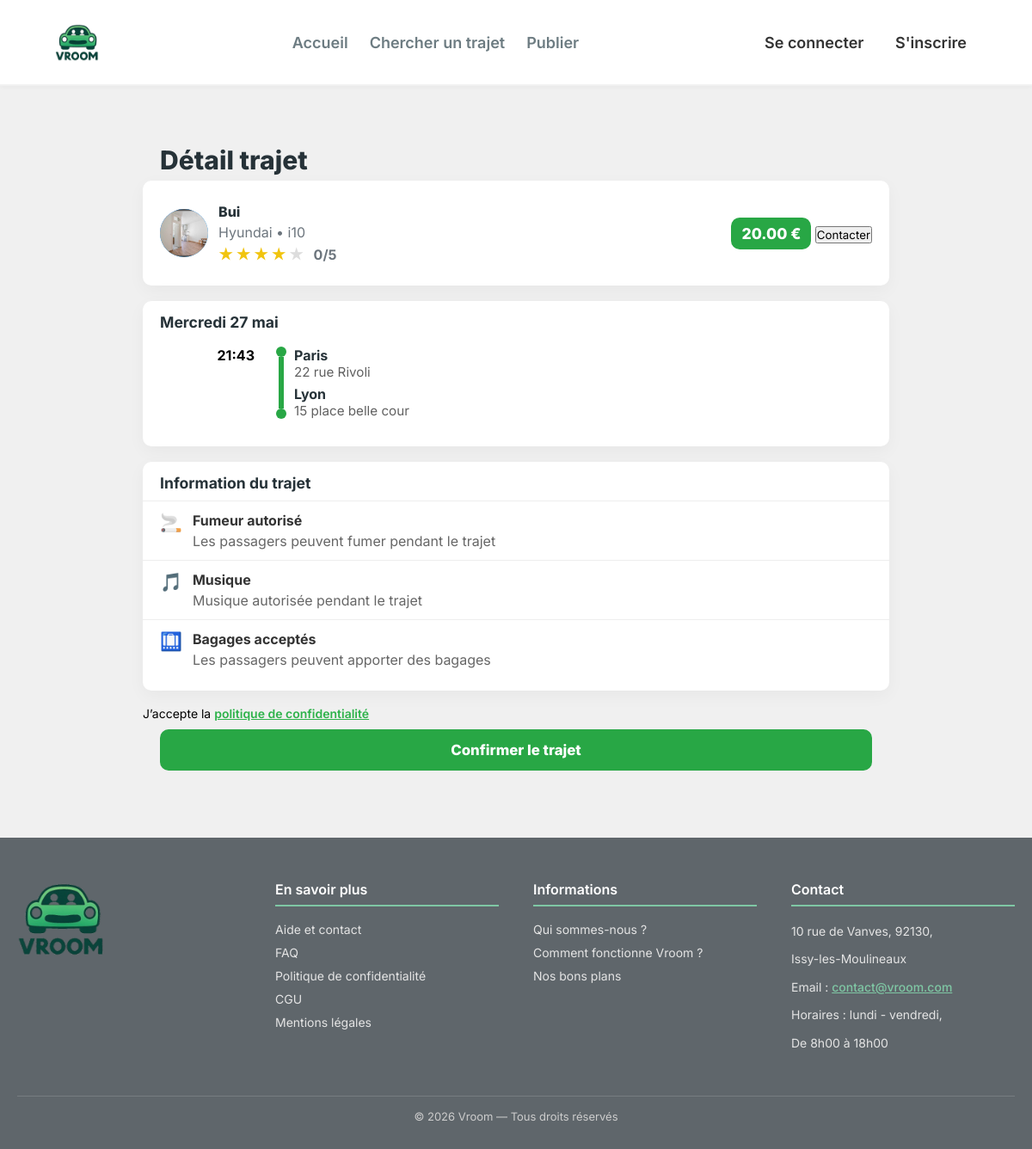
The page /index.php?page=detail_trajet&id=61 on the database its author committed.
### tables this page shows
CREATE TABLE `annonces` (
  `id` bigint(20) UNSIGNED NOT NULL,
  `id_conducteur` bigint(20) UNSIGNED NOT NULL,
  `date_depart` date NOT NULL,
  `heure_depart` time NOT NULL,
  `datetime_depart` datetime NOT NULL,
  `prix_par_personne` decimal(10,2) NOT NULL,
  `places_disponibles` int(11) NOT NULL,
  `description` text NOT NULL,
  `commentaires` text DEFAULT NULL,
  `id_ville_depart` bigint(20) UNSIGNED NOT NULL,
  `adresse_depart` varchar(255) NOT NULL,
  `id_ville_arrivee` bigint(20) UNSIGNED NOT NULL,
  `adresse_arrivee` varchar(255) NOT NULL,
  `statut` enum('active','complete','annulee','expiree') NOT NULL DEFAULT 'active',
  `date_creation` timestamp NOT NULL DEFAULT current_timestamp(),
  `heure_arrivee` time DEFAULT NULL,
  `date_arrivee` date DEFAULT NULL,
  `id_vehicule` bigint(20) UNSIGNED DEFAULT NULL
);

CREATE TABLE `documents_utilisateur` (
  `id` bigint(20) UNSIGNED NOT NULL,
  `id_utilisateur` bigint(20) UNSIGNED NOT NULL,
  `type_document` enum('piece_identite','permis','carte_grise','assurance','justificatif_domicile','avatar') NOT NULL,
  `nom_fichier` varchar(255) NOT NULL,
  `chemin_fichier` varchar(255) NOT NULL,
  `mime_type` varchar(100) NOT NULL,
  `taille_fichier` int(11) NOT NULL,
  `statut` enum('en_attente','valide','refuse') DEFAULT 'en_attente',
  `date_expiration` date DEFAULT NULL,
  `date_creation` timestamp NOT NULL DEFAULT current_timestamp()
);

CREATE TABLE `utilisateurs` (
  `id` bigint(20) UNSIGNED NOT NULL,
  `nom` varchar(255) NOT NULL,
  `prenom` varchar(255) NOT NULL,
  `email` varchar(255) DEFAULT NULL,
  `telephone` varchar(20) DEFAULT NULL,
  `avatar` varchar(255) DEFAULT NULL,
  `biographie` text DEFAULT NULL,
  `mot_de_passe` varchar(255) NOT NULL,
  `token_notification` varchar(255) DEFAULT NULL,
  `premiere_connexion` tinyint(1) NOT NULL DEFAULT 1,
  `try_token` int(11) NOT NULL DEFAULT 0,
  `remember_token` varchar(100) DEFAULT NULL,
  `date_creation` timestamp NOT NULL DEFAULT current_timestamp(),
  `date_mise_a_jour` timestamp NOT NULL DEFAULT current_timestamp() ON UPDATE current_timestamp(),
  `note` float DEFAULT 0,
  `photo_profil` varchar(255) DEFAULT NULL,
  `admin` tinyint(1) NOT NULL DEFAULT 0
);

CREATE TABLE `vehicules` (
  `id` bigint(20) UNSIGNED NOT NULL,
  `id_utilisateur` bigint(20) UNSIGNED NOT NULL,
  `marque` varchar(100) NOT NULL,
  `modele` varchar(100) NOT NULL,
  `annee` year(4) NOT NULL,
  `couleur` varchar(50) NOT NULL,
  `matricule` varchar(50) NOT NULL,
  `date_creation` timestamp NOT NULL DEFAULT current_timestamp()
);

CREATE TABLE `ville` (
  `id` bigint(20) UNSIGNED NOT NULL,
  `nom` varchar(255) NOT NULL,
  `latitude` decimal(10,6) NOT NULL,
  `longitude` decimal(10,6) NOT NULL
);

### Controleur/c_trajet.php (called while the page is built, shortened)
<?php
require_once __DIR__ . '/../Modele/annonces.php';
class c_detail_trajet {
    public function afficher(): void {
        $annonce = Annonces::detail_trajet($_GET['id']);
        require __DIR__ . '/../Vue/head.php';
        require __DIR__ . '/../Vue/header.php';
        require __DIR__ . '/../Vue/pages/v_detail_trajet.php';
        require __DIR__ . '/../Vue/footer.php';
    }
}
?>

### Modele/annonces.php (called while the page is built, shortened)
<?php
class Annonces {
    public static function detail_trajet(int $id): ?array{
        $db = dbConnect();
        $sql = "
        SELECT
            a.id,
            a.date_depart,
            DATE_FORMAT(a.heure_depart, '%H:%i') AS heure_depart,
            a.prix_par_personne,
            a.places_disponibles,
            a.description,
            a.adresse_depart,
            a.adresse_arrivee,
            u.id AS conducteur_id,
            u.nom AS conducteur_nom,
            u.note AS conducteur_note,
            v.marque,
            v.modele,
            vd.nom AS ville_depart,
            va.nom AS ville_arrivee,
            d.chemin_fichier AS chemin_avatar
        FROM annonces a
        JOIN utilisateurs u ON a.id_conducteur = u.id
        LEFT JOIN documents_utilisateur d
            ON a.id_conducteur = d.id_utilisateur
            AND d.type_document = 'avatar'
        JOIN vehicules v ON a.id_vehicule = v.id
        JOIN ville vd ON a.id_ville_depart = vd.id
        JOIN ville va ON a.id_ville_arrivee = va.id
        WHERE a.id = :id
        ";
        $stmt = $db->prepare($sql);
        $stmt->execute(['id' => $id]);
        $annonce = $stmt->fetch(PDO::FETCH_ASSOC);
        return $annonce ?: null;
    }
}
?>

### Ressources/PHP/date_en_fr.php (called while the page is built, shortened)
<?php
function formatDateFr(string $date): string
{
    if (class_exists('IntlDateFormatter')) {
        $formatter = new IntlDateFormatter(
            'fr_FR',
            IntlDateFormatter::FULL,
            IntlDateFormatter::NONE,
            'Europe/Paris',
            IntlDateFormatter::GREGORIAN,
            'EEEE d MMMM'
        );
        return ucfirst($formatter->format(strtotime($date)));
    }
    $jours = [
        'Sunday' => 'Dimanche',
        'Monday' => 'Lundi',
        'Tuesday' => 'Mardi',
        'Wednesday' => 'Mercredi',
        'Thursday' => 'Jeudi',
        'Friday' => 'Vendredi',
        'Saturday' => 'Samedi'
    ];
    $mois = [
        'January' => 'janvier',
        'February' => 'février',
        'March' => 'mars',
        'April' => 'avril',
        'May' => 'mai',
        'June' => 'juin',
        'July' => 'juillet',
        'August' => 'août',
        'September' => 'septembre',
        'October' => 'octobre',
        'November' => 'novembre',
        'December' => 'décembre'
    ];
    $dateObj = new DateTime($date);
    return $jours[$dateObj->format('l')]
        . ' '
        . $dateObj->format('d')
        . ' '
        . $mois[$dateObj->format('F')];
}
?>

### Vue/pages/v_detail_trajet.php (the view, shortened to what this page needs)
<body>
    <div class="page-container">
        <div class="header-title">Détail trajet</div>
        <div class="main-content">
            <div class="info-card">
                <div class="driver-card">
                    <div class="driver-left">
                        <div class="avatar">
                            <?php if (!empty($annonce["chemin_avatar"])): ?>
                                <img src="<?= htmlspecialchars($annonce["chemin_avatar"]) ?>" alt="Avatar">
                            <?php else: ?>
                                <img src="Ressources/Image/person_icon.png" alt="Avatar par défaut">
                            <?php endif; ?>
                        </div>
                        <div class="driver-info">
                            <div class="driver-name"><?= htmlspecialchars($annonce['conducteur_nom']) ?></div>
                            <div class="vehicle"><?= htmlspecialchars($annonce['marque']) ?> • <?= htmlspecialchars($annonce['modele']) ?></div>
                            <div class="rating">
                                <span class="star filled">★</span>
                                <span class="star filled">★</span>
                                <span class="star filled">★</span>
                                <span class="star filled">★</span>
                                <span class="star">★</span>
                                <span style="margin-left:8px;color:#6c757d;font-weight:700;">
                                    <?= $annonce['conducteur_note'] ?>/5
                                </span>
                            </div>
                        </div>
                    </div>
                    <div class="driver-right">
                        <div class="price"><?= htmlspecialchars($annonce['prix_par_personne']) ?> €</div>
                        <button class="btn-reserver" id="btnContacter">Contacter</button>
                    </div>
                </div>
            </div>
            <div class="info-card">
                <h2 class="card-title"><?= htmlspecialchars(formatDateFr($annonce['date_depart'])) ?></h2>
                <div class="trajet-detail">
                    <div class="heures">
                        <span class="heure-depart"><?= htmlspecialchars($annonce['heure_depart']) ?></span>
                    </div>
                    <div class="separateur"></div>
                    <div class="gares-info">
                        <div class="gare depart">
                            <div class="ville"><?= htmlspecialchars($annonce['ville_depart']) ?></div>
                            <div class="detail-gare"><?= htmlspecialchars($annonce['adresse_depart']) ?></div>
                        </div>
                        <div class="gare arrivee">
                            <div class="ville"><?= htmlspecialchars($annonce['ville_arrivee']) ?></div>
                            <div class="detail-gare"><?= htmlspecialchars($annonce['adresse_arrivee']) ?></div>
                        </div>
                    </div>
                </div>
            </div>
            <div class="info-card" id="premiere-section-info">
                <h2 class="card-title">Information du trajet</h2>
                <div class="info-item">
                    <span class="info-icone">🚬</span>
                    <div class="info-texte">
                        <div class="regle">Fumeur autorisé</div>
                        <div class="description">Les passagers peuvent fumer pendant le trajet</div>
                    </div>
                </div>
                <div class="info-item">
                    <span class="info-icone">🎵</span>
                    <div class="info-texte">
                        <div class="regle">Musique</div>
                        <div class="description">Musique autorisée pendant le trajet</div>
                    </div>
                </div>
                <div class="info-item">
                    <span class="info-icone">🛄</span>
                    <div class="info-texte">
                        <div class="regle">Bagages acceptés</div>
                        <div class="description">Les passagers peuvent apporter des bagages</div>
                    </div>
                </div>
            </div>
            <div class="rgpd-checkbox">
                <label>
                    J’accepte la
                    <a href="index?page=rgdp" target="_blank">
                        politique de confidentialité
                    </a>
                </label>
            </div>
            <div class="button-row">
                <a href="index.php?page=paiement&id=<?= $annonce['id'] ?>"
                class="confirm-btn"
                aria-label="Confirmer le trajet">
                Confirmer le trajet
                </a>
            </div>
        </div>
    </div>
</body>

### Ressources/CSS/commun.css (style rules this page uses)
:root { --couleurVerte: #28a745; --couleurVerteFonce: #1f7e36; --texteGris: #6d7c82; --titreNoir: #222; --fondClair: #ffffff; --ombre: rgba(0, 0, 0, 0.10); --ombreHover: rgba(0, 0, 0, 0.18); }
* { font-family: 'Inter', sans-serif; box-sizing: border-box; padding: 0; margin: 0; }
body { background-color: #f0f0f0; align-items: center; justify-content: center; display: flex; flex-direction: column; gap: 30px; }
.rgpd-checkbox { margin-top: 15px; font-size: 14px; }
.rgpd-checkbox a { color: #2DB24A; font-weight: 600; }
img, picture, svg, video { max-width: 100%; height: auto; display: block; }

### Ressources/CSS/header.css (style rules this page uses)
:root { --couleurVerte: #28a745; --couleurVerteFonce: #1f7e36; --texteGris: #6d7c82; --titreNoir: #222; --fondClair: #ffffff; --ombre: rgba(0, 0, 0, 0.10); --ombreHover: rgba(0, 0, 0, 0.18); }
* { margin: 0; padding: 0; box-sizing: border-box; }

### Ressources/CSS/detail_trajet.css (style rules this page uses)
:root { --couleurVerte: #28a745; --couleurVerteFonce: #1f7e36; --texteGris: #6d7c82; --titreNoir: #222; --fondClair: #ffffff; --ombre: rgba(0,0,0,0.10); --ombreHover: rgba(0,0,0,0.18); }
.page-container { width: 100%; max-width: 900px; margin: 32px auto; box-sizing: border-box; padding: 0 16px; }
.header-title { font-size: 30px; font-weight: 800; color: #263238; }
.info-card { background-color: #ffffff; border-radius: 10px; margin-bottom: 18px; padding: 14px 0; box-shadow: 0 6px 20px rgba(0, 0, 0, 0.04); }
.card-title { font-size: 1.1rem; font-weight: 700; color: #263238; padding: 0 20px; margin-bottom: 10px; }
.avatar { width: 50px; height: 50px; border-radius: 50%; background: #eaeaea; font-size: 18px; display: flex; align-items: center; justify-content: center; }
.avatar img { width: 100%; height: 100%; border-radius: 50%; object-fit: cover; }
.button-row { margin-top: 10px; display:flex; justify-content:center; padding: 0 20px 16px 20px; }
.confirm-btn { display: block; width: 100%; box-sizing: border-box; padding: 14px 18px; font-size: 1.05rem; font-weight: 800; background-color: var(--couleurVerte); color: #ffffff; border: none; border-radius: 10px; cursor: pointer; text-align: center; text-decoration: none; }
.trajet-detail { display: flex; align-items: stretch; padding: 8px 20px 18px 20px; width: 100%; box-sizing: border-box; min-height: 110px; }
.heures { display: flex; flex-direction: column; justify-content: space-between; text-align: right; margin-right: 16px; font-weight: 700; width: 110px; }
.heures span { display: block; }
.separateur { position: relative; width: 6px; margin: 0 12px; border-radius: 4px; align-self: stretch; background-image: linear-gradient(#28a745, #28a745); background-repeat: no-repeat; background-position: center 12px; background-size: 6px calc(100% - 24px); }
.separateur::before, .separateur::after { content: ''; position: absolute; width: 12px; height: 12px; background-color: #28a745; border-radius: 50%; left: 50%; transform: translateX(-50%); }
.separateur::before { top: 0; }
.separateur::after { bottom: 0; }
.gares-info { display: flex; flex-direction: column; justify-content: space-between; flex: 1; }
.ville { font-weight: 700; color:#263238; }
.detail-gare { color:#616161; font-size:0.95rem; }
.info-item { display:flex; align-items:flex-start; padding:12px 20px; border-top:1px solid #eee; }
.info-icone { font-size:1.3rem; margin-right:12px; color:#555; }
.info-texte .regle { font-weight:700; color:#333; }
.info-texte .description { color:#666; margin-top:4px; }
.driver-card { display:flex; align-items:center; justify-content:space-between; padding:12px 20px; gap:12px; }
.driver-left { display:flex; align-items:center; gap:12px; }
.avatar { width:56px; height:56px; border-radius:50%; background:linear-gradient(135deg,#007bff,#00a3ff); color:white; display:flex; align-items:center; justify-content:center; font-weight:700; }
.driver-info .driver-name { font-weight:800; color:#263238; }
.driver-info .vehicle { color:#6c757d; margin-top:4px; }
.rating { margin-top:6px; color:#f1c40f; font-weight:700; }
.rating .star { color:#ddd; }
.rating .star.filled { color:#f1c40f; }
.driver-right { text-align:right; }
.price { background:var(--couleurVerte); color:#fff; padding:8px 12px; border-radius:10px; font-weight:800; font-size:1.1rem; display:inline-block; }
.header-title { padding: 6px 20px; font-weight:800; color:#263238; }

### Ressources/CSS/responsive.css (style rules this page uses)
:root { --maxContentWidth: 1200px; }
img, svg, picture, video { max-width: 100%; height: auto; display: block; }
button, .profile-link, .nav a { touch-action: manipulation; }

### rows shown on the page
annonces: documents_utilisateur.chemin_fichier (picture), utilisateurs.nom "Bui", id_vehicule.marque "Hyundai", id_vehicule.modele "i10", utilisateurs.note "0", prix_par_personne "20.00", date_depart "Mercredi 27 mai", ville.nom "Paris", adresse_depart "22 rue Rivoli", ville.nom "Lyon", adresse_arrivee "15 place belle cour"

### other values the page prints
$annonce['heure_depart'] "21:43"
